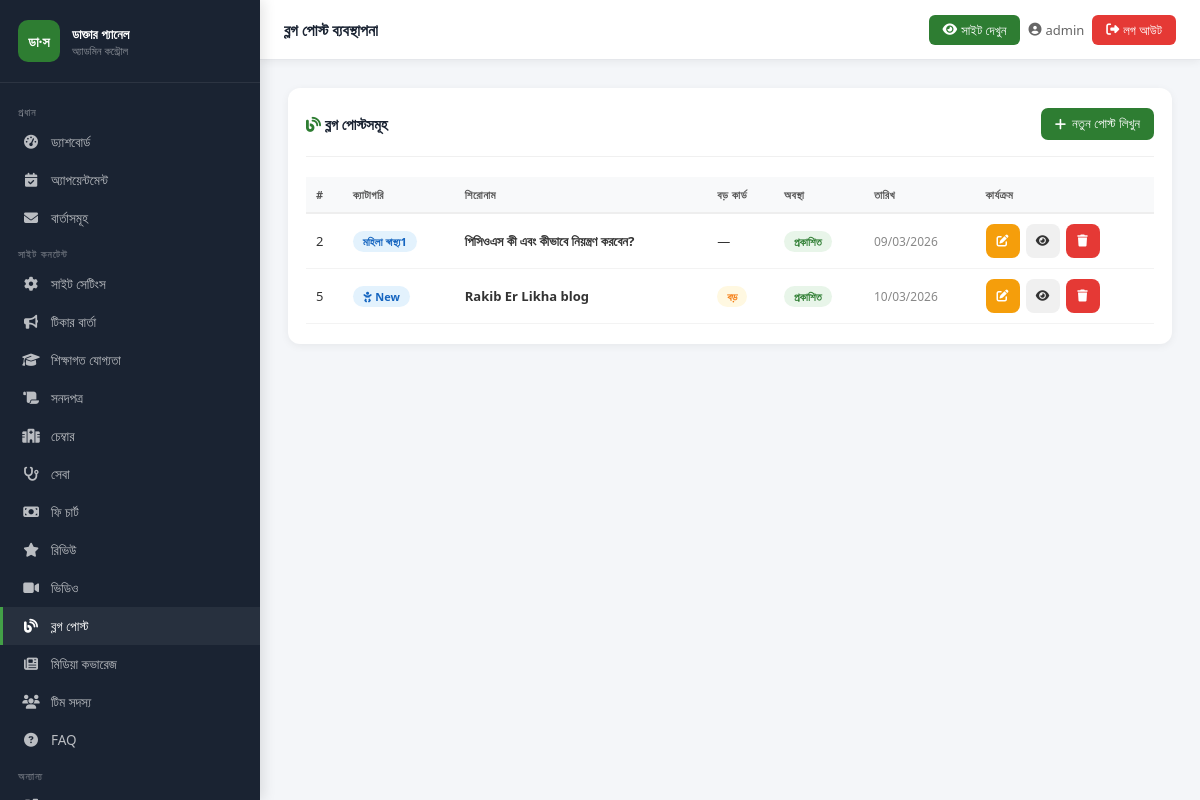
The app's page /admin-panel/blogs/ (signed in) with its own data.
### core/models.py (models this page shows, shortened)
class BlogPost(models.Model):
    icon_class = models.CharField(max_length=100, default='fas fa-baby')
    category = models.CharField(max_length=100)
    title = models.CharField(max_length=300)
    excerpt = models.TextField()
    full_content = models.TextField(blank=True)
    is_large = models.BooleanField(default=False)
    is_active = models.BooleanField(default=True)
    created_at = models.DateTimeField(auto_now_add=True)
    order = models.IntegerField(default=0)
    class Meta:
        ordering = ['order', '-created_at']
        verbose_name = 'ব্লগ পোস্ট'

### core/admin_views.py (the view, shortened to what this page needs)
# urls.py: path('blogs/', av.manage_blogs, name='admin_blogs'),
@login_required(login_url='/admin-panel/login/')
def manage_blogs(request):
    items = BlogPost.objects.all()
    return render(request, 'admin_panel/blogs.html', {'items': items})

### core/context_processors.py (called while the page is built)
def site_settings(request):
    try:
        settings = SiteSettings.objects.first()
        if not settings:
            settings = SiteSettings()
    except Exception:
        settings = SiteSettings()
    return {'site': settings}

### templates/admin_panel/blogs.html (shortened to what this page needs)
{% extends "admin_panel/base_admin.html" %}
{% block page_title %}ব্লগ পোস্ট ব্যবস্থাপনা{% endblock %}
{% block nav_blogs %}active{% endblock %}
{% block content %}
<div class="card">
  <div class="card__header">
    <span class="card__title"><i class="fas fa-blog" style="color:#2e7d32"></i> ব্লগ পোস্টসমূহ</span>
    <button class="btn btn-primary" onclick="openModal('addModal')"><i class="fas fa-plus"></i> নতুন পোস্ট লিখুন</button>
  </div>
  <div style="overflow-x:auto">
    <table class="tbl">
      <thead>
        <tr>
          <th>#</th><th>ক্যাটাগরি</th><th>শিরোনাম</th><th>বড় কার্ড</th><th>অবস্থা</th><th>তারিখ</th><th>কার্যক্রম</th>
        </tr>
      </thead>
      <tbody>
        {% for item in items %}
        <tr>
          <td>{{ item.pk }}</td>
          <td><span class="badge badge-info"><i class="{{ item.icon_class }}"></i> {{ item.category }}</span></td>
          <td><strong>{{ item.title|truncatechars:50 }}</strong></td>
          <td>{% if item.is_large %}<span class="badge badge-warning">বড়</span>{% else %}—{% endif %}</td>
          <td>{% if item.is_active %}<span class="badge badge-success">প্রকাশিত</span>{% else %}<span class="badge badge-secondary">খসড়া</span>{% endif %}</td>
          <td><small class="text-muted">{{ item.created_at|date:"d/m/Y" }}</small></td>
          <td>
            <div class="action-buttons">
              <button class="btn btn-warning btn-sm btn-icon"
                onclick="openEdit(
                  {{ item.pk }},
                  '{{ item.icon_class|escapejs }}',
                  '{{ item.category|escapejs }}',
                  '{{ item.title|escapejs }}',
                  '{{ item.excerpt|escapejs }}',
                  {{ item.is_large|yesno:'true,false' }},
                  {{ item.order }}
                )">
                <i class="fas fa-edit"></i>
              </button>
              <form method="POST" style="display:inline">
                <button type="submit" class="btn btn-secondary btn-sm btn-icon" title="প্রকাশ/খসড়া">
                  <i class="fas fa-eye{% if not item.is_active %}-slash{% endif %}"></i>
                </button>
              </form>
              <form method="POST" style="display:inline" onsubmit="return confirm('মুছবেন?')">
                <button type="submit" class="btn btn-danger btn-sm btn-icon"><i class="fas fa-trash"></i></button>
              </form>
            </div>
          </td>
        </tr>
        {% empty %}
        <tr><td colspan="7"><div class="empty-state"><i class="fas fa-blog"></i><p>কোনো ব্লগ পোস্ট নেই</p></div></td></tr>
        {% endfor %}
      </tbody>
    </table>
  </div>
</div>
{% endblock %}

### templates/admin_panel/base_admin.html (shortened to what this page needs)
<!DOCTYPE html>
<html lang="bn">
<head>
  <link rel="stylesheet" href="https://cdnjs.cloudflare.com/ajax/libs/font-awesome/6.5.0/css/all.min.css">
  {% load static %}
</head>
<body>
<aside class="sidebar" id="sidebar">
  <div class="sidebar__brand">
    <div class="sidebar__brand-icon">ডা·স</div>
    <div class="sidebar__brand-text">
      <h3>ডাক্তার প্যানেল</h3>
      <p>অ্যাডমিন কন্ট্রোল</p>
    </div>
  </div>
  <nav class="sidebar__nav">
    <div class="nav-section-label">প্রধান</div>
    <a href="{% url 'admin_dashboard' %}" class="sidebar__link {% block nav_dashboard %}{% endblock %}"><i class="fas fa-tachometer-alt"></i> ড্যাশবোর্ড</a>
    <a href="{% url 'admin_appointments' %}" class="sidebar__link {% block nav_appointments %}{% endblock %}"><i class="fas fa-calendar-check"></i> অ্যাপয়েন্টমেন্ট</a>
    <a href="{% url 'admin_messages' %}" class="sidebar__link {% block nav_messages %}{% endblock %}"><i class="fas fa-envelope"></i> বার্তাসমূহ</a>
    <div class="nav-section-label">সাইট কনটেন্ট</div>
    <a href="{% url 'admin_site_settings' %}" class="sidebar__link {% block nav_settings %}{% endblock %}"><i class="fas fa-cog"></i> সাইট সেটিংস</a>
    <a href="{% url 'admin_tickers' %}" class="sidebar__link {% block nav_tickers %}{% endblock %}"><i class="fas fa-bullhorn"></i> টিকার বার্তা</a>
    <a href="{% url 'admin_qualifications' %}" class="sidebar__link {% block nav_qualifications %}{% endblock %}"><i class="fas fa-graduation-cap"></i> শিক্ষাগত যোগ্যতা</a>
    <a href="{% url 'admin_certificates' %}" class="sidebar__link {% block nav_certificates %}{% endblock %}"><i class="fas fa-scroll"></i> সনদপত্র</a>
    <a href="{% url 'admin_chambers' %}" class="sidebar__link {% block nav_chambers %}{% endblock %}"><i class="fas fa-hospital-alt"></i> চেম্বার</a>
    <a href="{% url 'admin_services' %}" class="sidebar__link {% block nav_services %}{% endblock %}"><i class="fas fa-stethoscope"></i> সেবা</a>
    <a href="{% url 'admin_fees' %}" class="sidebar__link {% block nav_fees %}{% endblock %}"><i class="fas fa-money-bill"></i> ফি চার্ট</a>
    <a href="{% url 'admin_reviews' %}" class="sidebar__link {% block nav_reviews %}{% endblock %}"><i class="fas fa-star"></i> রিভিউ</a>
    <a href="{% url 'admin_videos' %}" class="sidebar__link {% block nav_videos %}{% endblock %}"><i class="fas fa-video"></i> ভিডিও</a>
    <a href="{% url 'admin_blogs' %}" class="sidebar__link {% block nav_blogs %}{% endblock %}"><i class="fas fa-blog"></i> ব্লগ পোস্ট</a>
    <a href="{% url 'admin_media' %}" class="sidebar__link {% block nav_media %}{% endblock %}"><i class="fas fa-newspaper"></i> মিডিয়া কভারেজ</a>
    <a href="{% url 'admin_team' %}" class="sidebar__link {% block nav_team %}{% endblock %}"><i class="fas fa-users"></i> টিম সদস্য</a>
    <a href="{% url 'admin_faqs' %}" class="sidebar__link {% block nav_faqs %}{% endblock %}"><i class="fas fa-question-circle"></i> FAQ</a>
    <div class="nav-section-label">অন্যান্য</div>
    <a href="/" target="_blank" class="sidebar__link"> সাইট দেখুন</a>
  </nav>
</aside>
<div class="topbar">
  <div style="display:flex; align-items:center; gap:8px;">
    <span class="topbar__title">{% block page_title %}ড্যাশবোর্ড{% endblock %}</span>
  </div>
  <div class="topbar__right">
    <a href="/" target="_blank" class="view-site-btn"><i class="fas fa-eye"></i> <span class="hide-xs">সাইট দেখুন</span></a>
    <span class="topbar__user"><i class="fas fa-user-circle"></i> <span class="hide-sm">{{ request.user.username }}</span></span>
    <a href="{% url 'admin_logout' %}" class="topbar__logout"><i class="fas fa-sign-out-alt"></i> <span class="hide-xs">লগ আউট</span></a>
  </div>
</div>
<main class="main-content">
  {% block content %}{% endblock %}
</main>
</body>
</html>

### records on screen
BlogPost: pk "2", category "মহিলা স্বাস্থ্য1", title "পিসিওএস কী এবং কীভাবে নিয়ন্ত্রণ করবেন?", is_active "প্রকাশিত", created_at "09/03/2026"
BlogPost: pk "5", category "New", title "Rakib Er Likha blog", is_large "বড়", is_active "প্রকাশিত", created_at "10/03/2026"

### other values on screen
{{ request.user.username }} "admin"
